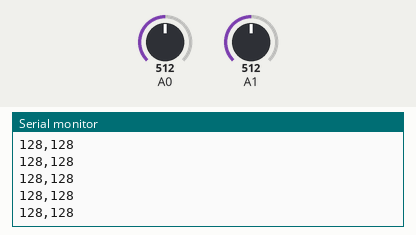
This sketch was run on a simulated Arduino Uno, built with avr-gcc and run on an emulated ATmega328P. On the bench: the last lines printed to the serial monitor. Inputs (shaded band) come from the test bench; at power-on: A1 = 512, A0 = 512.

Above: at 5.7 s.
5.8 s: A1 set to 42
At 6.9 s:
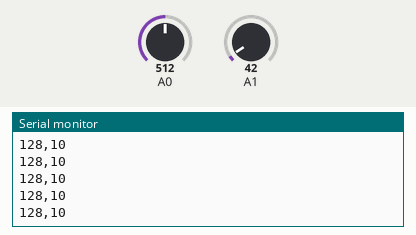
7.3 s: A1 set to 35
At 8.4 s:
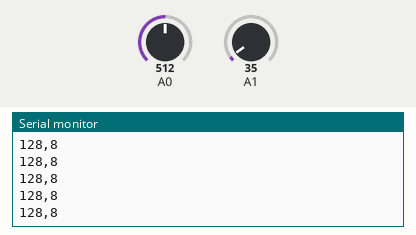
Timing chart, 0 to 10.3 s (numbered marks = the images above; inputs shaded):
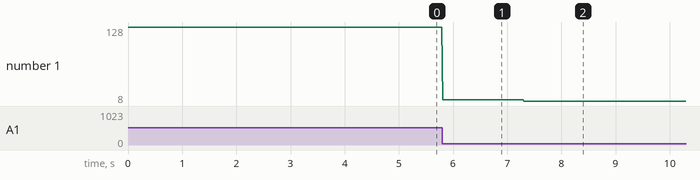

The sketch:

joystick.ino
```cpp
void setup() {
  Serial.begin(9600);
}
void loop() {
  int valueToSend = analogRead(A0)/4;
  Serial.print(valueToSend);
  Serial.print(",");
  valueToSend = analogRead(A1)/4;
  Serial.println(valueToSend);
  delay (10);
}
```

Measured:
- after the input at 5.8 s, the serial monitor: prints a new line at once (image 1)
- after the input at 7.3 s, the serial monitor: prints a new line at once (image 2)
- plotted number 1: 128 → 10 after the input at 5.8 s, 10 → 8 after the input at 7.3 s
